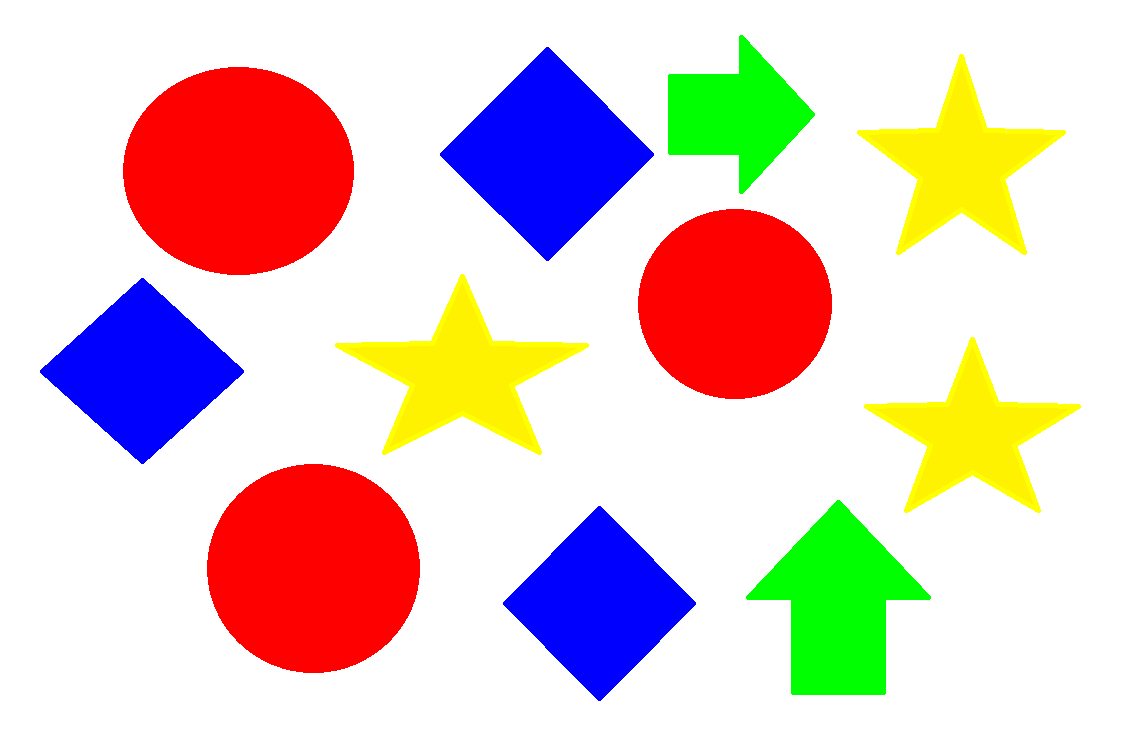
#> input picture 01.png, 1122 x 745 px
$ jupyter execute exo1.ipynb
#> lines starting #> are read from the running program, lines starting #| are printed output that depends on the picture; after the words box and inside, x2 and y2 are one past the last pixel; in counts of white or black regions, pixels touching at a corner belong together
[cell 1]
import cv2

[cell 2]
image_path = '01.png'
image = cv2.imread(image_path)
#> image is the input picture: shape (745, 1122, 3); mean B, G, R 200.5, 204.6, 226.7

[cell 3]
cv2.imshow('Image RGB', image)
cv2.waitKey(0)
cv2.destroyAllWindows()

[cell 4]
image_hsv = cv2.cvtColor(image, cv2.COLOR_BGR2HSV)
#> image_hsv: shape (745, 1122, 3); mean H, S, V 12.7, 73.4, 255
cv2.imshow('Image HSV', image_hsv)
cv2.waitKey(0)
cv2.destroyAllWindows()

[cell 5]
image_gray = cv2.cvtColor(image, cv2.COLOR_BGR2GRAY)
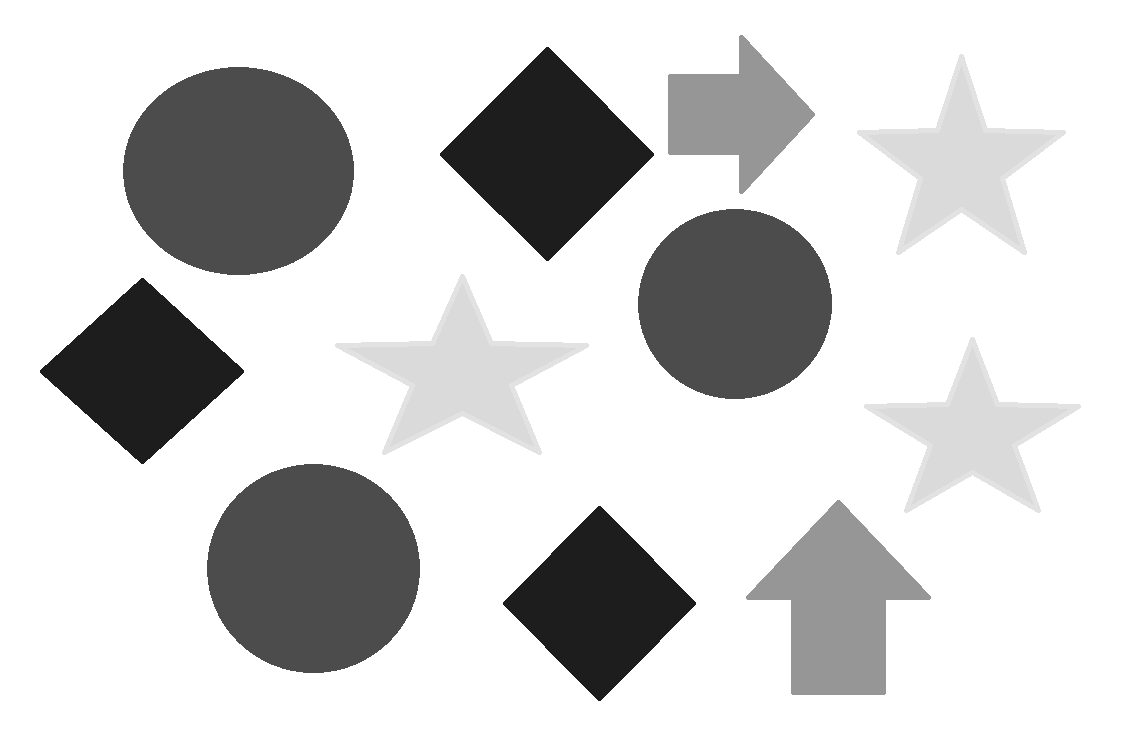
#> image_gray: shape (745, 1122); min 29, max 255, mean 210.7
cv2.imshow('Image GRAY', image_gray)
cv2.waitKey(0)
cv2.destroyAllWindows()

[cell 6]
# Séparer les canaux R, G, B
image_blue, image_green, image_red = cv2.split(image)
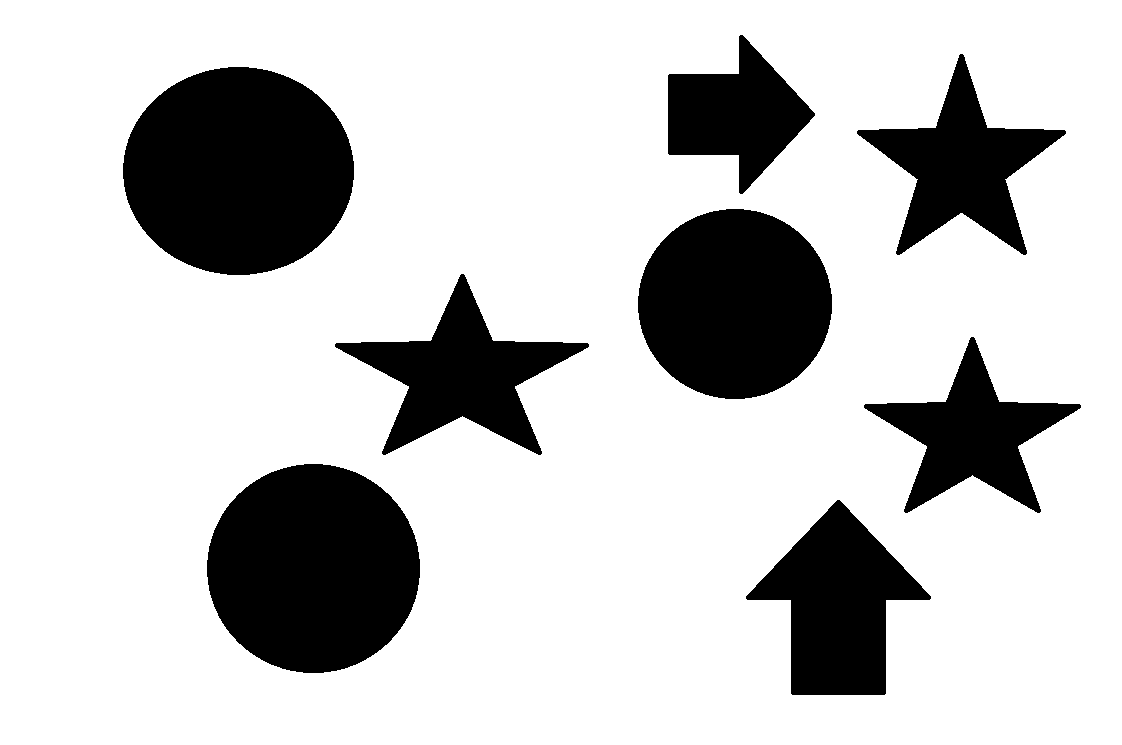
#> image_blue: shape (745, 1122); 78.6% white; 8 black regions, largest, box (x1, y1, x2, y2) and area: (123, 67, 354, 275) 37680, (207, 464, 420, 673) 34926, (638, 209, 832, 399) 28926
#> image_red: shape (745, 1122); 88.9% white; 5 black regions, box (x1, y1, x2, y2) and area: (440, 47, 654, 261) 23338, (40, 278, 244, 464) 19371, (503, 506, 696, 701) 19227, (746, 500, 931, 695) 18694, (668, 35, 815, 194) 12155

[cell 7]
# RED
cv2.imshow('Image (RED)', image_red)

cv2.waitKey(0)
cv2.destroyAllWindows()

[cell 8]
# BLUE
cv2.imshow('Image (BLUE)', image_blue)

cv2.waitKey(0)
cv2.destroyAllWindows()

[cell 9]
# GREEN
cv2.imshow('Image (GREEN)', image_green)

cv2.waitKey(0)
cv2.destroyAllWindows()

[cell 10]
GB = cv2.bitwise_or(image_green, image_blue)

cv2.imshow('Image (RED)', GB)

cv2.waitKey(0)
cv2.destroyAllWindows()

[cell 11]
RG = cv2.bitwise_or(image_green , image_red)
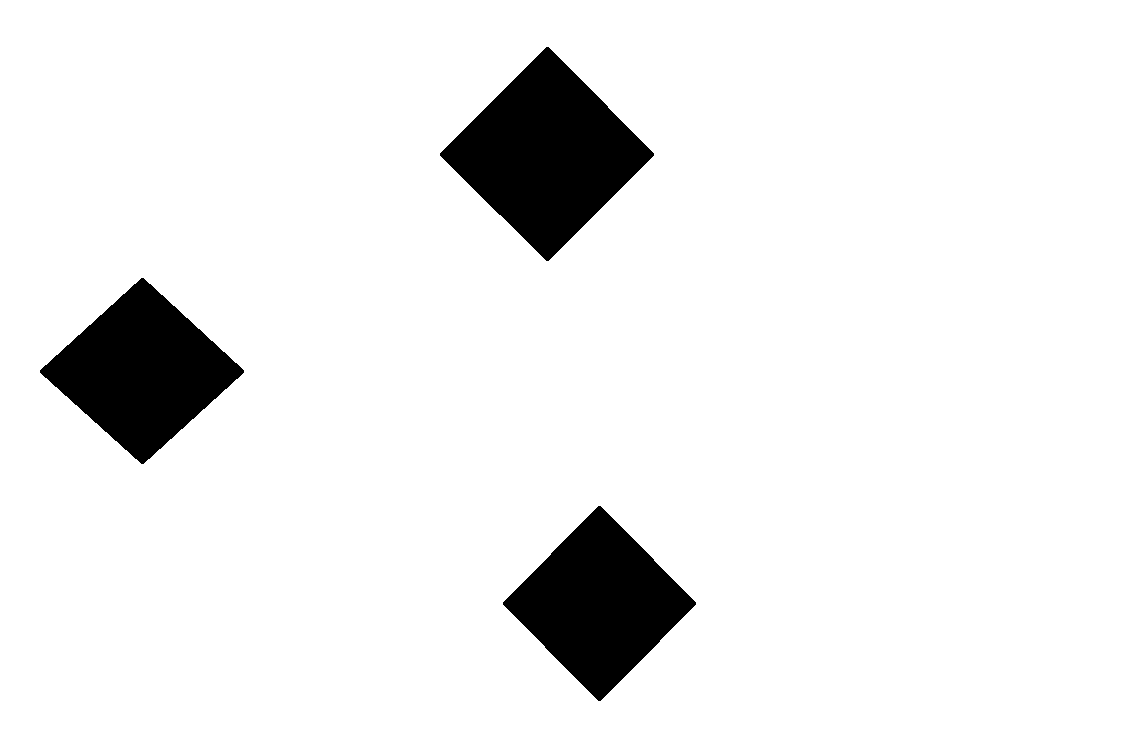
#> RG: shape (745, 1122); 92.6% white; 3 black regions, box (x1, y1, x2, y2) and area: (440, 47, 654, 261) 23338, (40, 278, 244, 464) 19371, (503, 506, 696, 701) 19227

cv2.imshow('Image (BLUE)', RG)

cv2.waitKey(0)
cv2.destroyAllWindows()

[cell 12]
# RB = image_blue + image_red
RB = cv2.bitwise_or(image_blue, image_red)
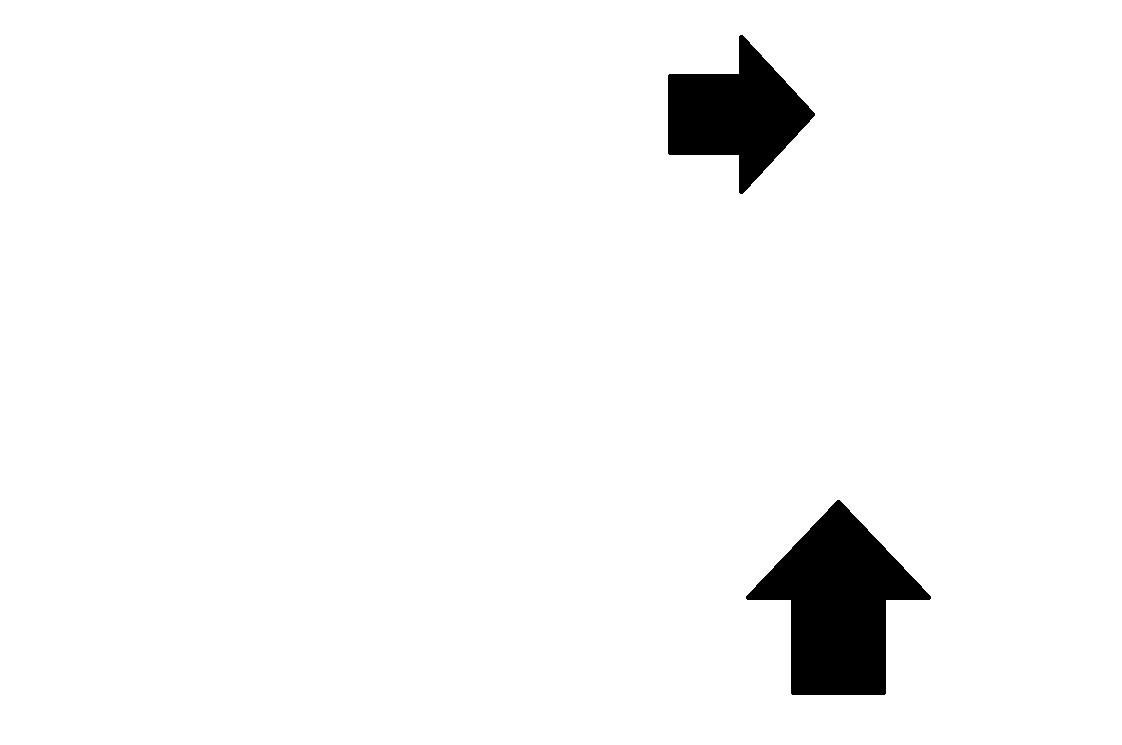
#> RB: shape (745, 1122); 96.3% white; 2 black regions, box (x1, y1, x2, y2) and area: (746, 500, 931, 695) 18694, (668, 35, 815, 194) 12155

cv2.imshow('Image (GREEN)', RB)

cv2.waitKey(0)
cv2.destroyAllWindows()

[cell 13]
# Invert each channel
IGB = cv2.bitwise_not(GB)
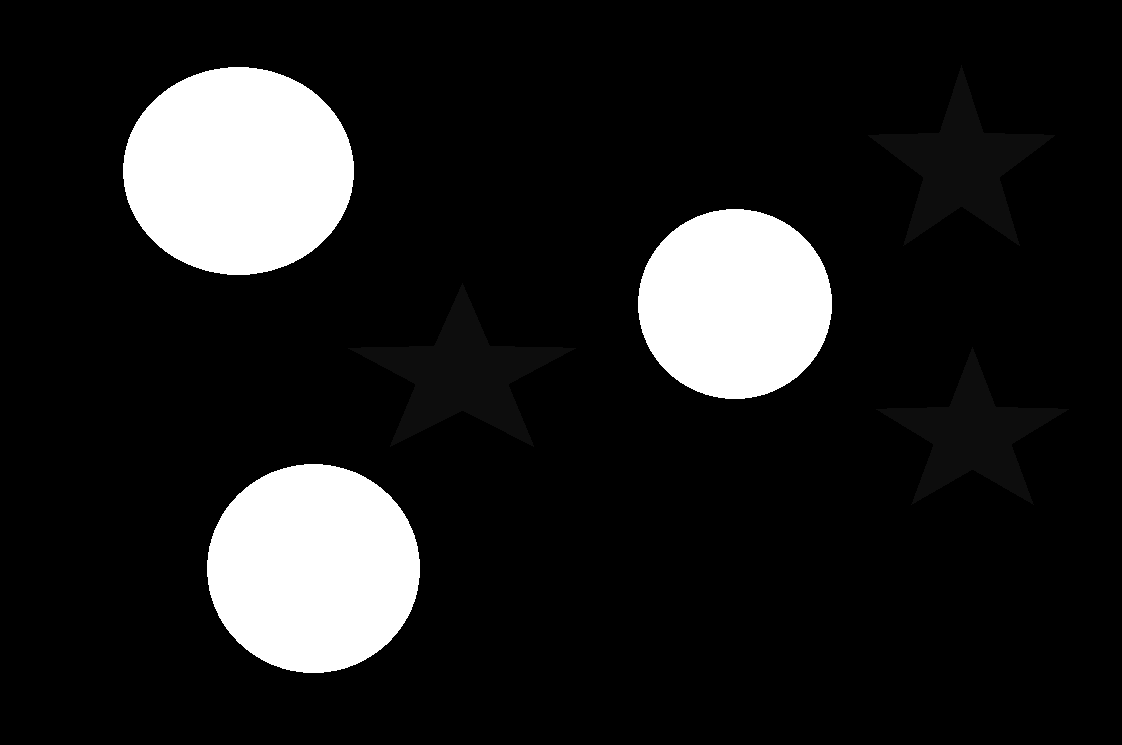
#> IGB: shape (745, 1122); min 0, max 255, mean 31.5
IRG = cv2.bitwise_not(RG)
IRB = cv2.bitwise_not(RB)
#> IRB: shape (745, 1122); 3.7% white; 2 white regions

[cell 14]
cv2.imshow('Image (IGB)', IGB)

cv2.waitKey(0)
cv2.destroyAllWindows()

[cell 15]
cv2.imshow('Image (IRG)', IRG)

cv2.waitKey(0)
cv2.destroyAllWindows()

[cell 16]
cv2.imshow('Image (IRB)', IRB)

cv2.waitKey(0)
cv2.destroyAllWindows()

[cell 17]
def get_object_info(image):
    contours, _= cv2.findContours(image, cv2.RETR_EXTERNAL, cv2.CHAIN_APPROX_NONE)
#> contours = 6 contours; box (x1, y1, x2, y2) and area: (123, 67, 354, 275) 37370, (207, 464, 420, 673) 34627, (638, 209, 832, 399) 28655, (348, 283, 576, 447) 12406, (868, 65, 1055, 246) 11414, (876, 347, 1069, 505) 10089

    print("a. Number of objects: ", len(contours))
#| a. Number of objects:  6
    for i, contour in enumerate(contours):
        surface = cv2.contourArea(contour)
        print(f"La surface de l'objet n°{i + 1}: {surface}")
#> this loop made 6 passes
#> surface on passes 1 to 6: 34627, 10089, 12406.5, 28655, 37370, 11414
#| La surface de l'objet n°1: 34627.0
#| La surface de l'objet n°2: 10089.0
#| La surface de l'objet n°3: 12406.5
#| La surface de l'objet n°4: 28655.0
#| La surface de l'objet n°5: 37370.0
#| La surface de l'objet n°6: 11414.0

[cell 18]
print("============ IGB ============")
get_object_info(IGB)

print("============ IRG ============")
get_object_info(IRG)
#> in get_object_info (call 2), `contours, _= cv2.findContours(image, cv2.RETR_EXTERNAL, cv2.CHAIN_APPR..`: contours = 3 contours; box (x1, y1, x2, y2) and area: (440, 47, 654, 261) 23122, (40, 278, 244, 464) 19165, (503, 506, 696, 701) 19030
#| a. Number of objects:  3
#> the loop in get_object_info (call 2), `for i, contour in enumerate(contours):` made 3 passes
#> surface on passes 1 to 3: 19030, 19165, 23121.5
#| La surface de l'objet n°1: 19030.0
#| La surface de l'objet n°2: 19165.0
#| La surface de l'objet n°3: 23121.5

print("============ IRB ============")
get_object_info(IRB)
#> in get_object_info (call 3), `contours, _= cv2.findContours(image, cv2.RETR_EXTERNAL, cv2.CHAIN_APPR..`: contours = 2 contours; box (x1, y1, x2, y2) and area: (746, 500, 931, 695) 18409, (668, 35, 815, 194) 11925
#| a. Number of objects:  2

$ run again, with 03.png copied over 01.png
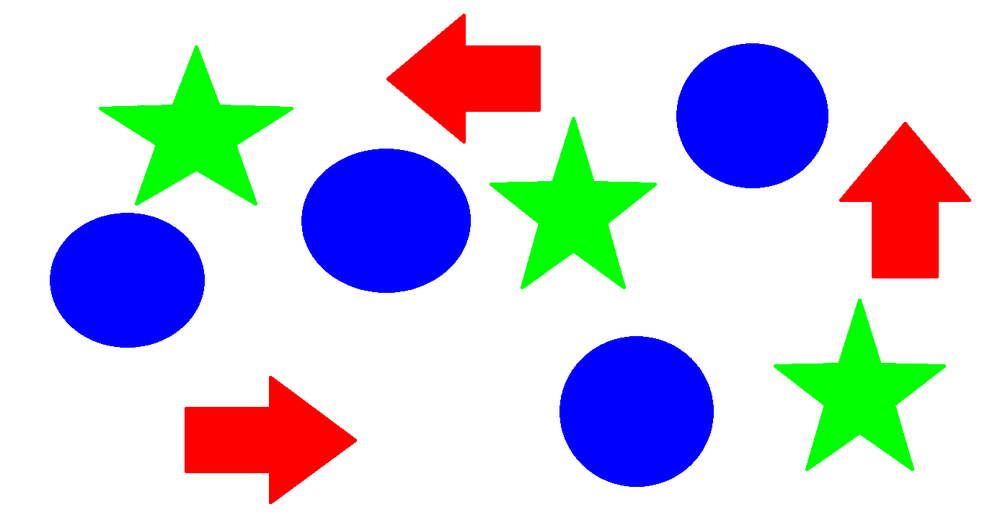
#> input picture 03.png, 1000 x 528 px, shrunk from 1387 x 732 before the run
#> image is the input picture: shape (528, 1000, 3); mean B, G, R 223.5, 205, 204.8
#> image_hsv: shape (528, 1000, 3); mean H, S, V 21, 65.9, 255
#> `RB = cv2.bitwise_or(image_blue, image_red)`:
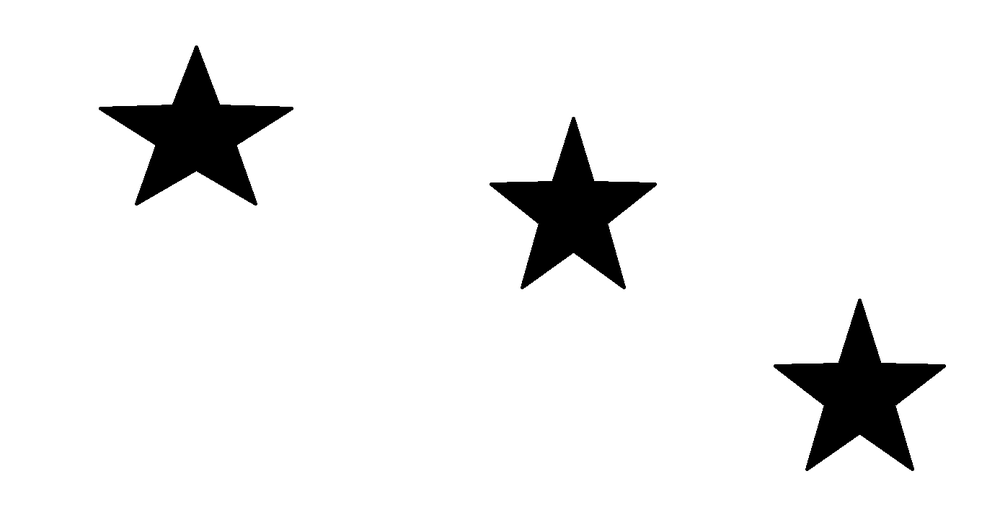
#> RB: shape (528, 1000); min 0, max 255, mean 239.2
#> `IRB = cv2.bitwise_not(RB)`:
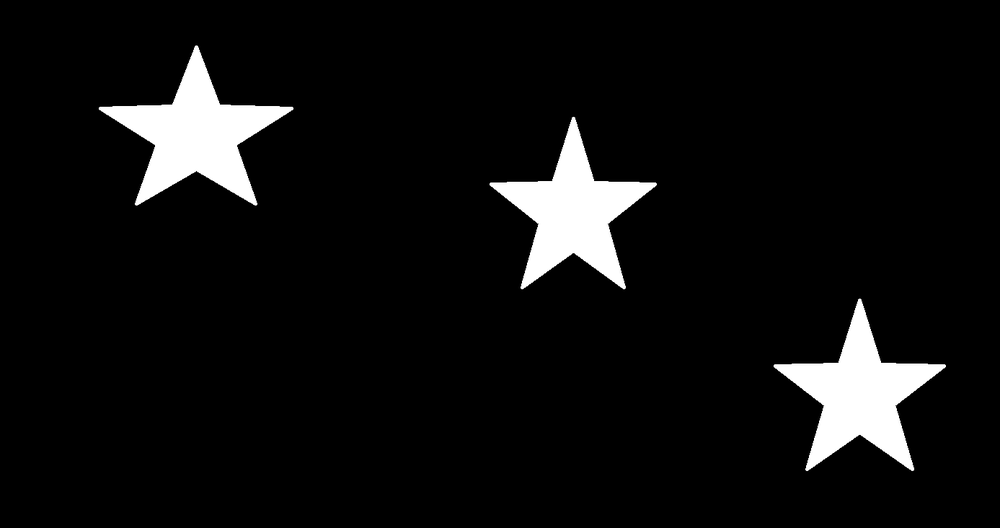
#> IRB: shape (528, 1000); min 0, max 255, mean 15.8
#> contours = 4 contours, 1 with area under 20; largest, box (x1, y1, x2, y2) and area: (182, 373, 359, 507) 12518, (837, 119, 974, 281) 11306, (384, 11, 541, 146) 10642
#| a. Number of objects:  4
#> the loop in get_object_info, `for i, contour in enumerate(contours):` made 4 passes
#> surface on passes 1 to 4: 12517.5, 11306.5, 0, 10641.5
#> (printed output is left out)
#> contours = 9 contours, 5 with area under 20; largest, box (x1, y1, x2, y2) and area: (300, 146, 473, 295) 19942, (557, 334, 716, 489) 19062, (675, 42, 831, 191) 18050, (47, 210, 207, 349) 17190
#| a. Number of objects:  9
#> the loop in get_object_info (call 2), `for i, contour in enumerate(contours):` made 9 passes
#> surface on passes 1 to 8: 0, 19062.5, 0, 17189.5, 19942, 0, 18050, 0
#> (printed output is left out)
#> contours = 6 contours, 3 with area under 20; largest, box (x1, y1, x2, y2) and area: (96, 43, 296, 208) 12398, (771, 296, 948, 474) 11936, (487, 114, 659, 292) 11636
#| a. Number of objects:  6
